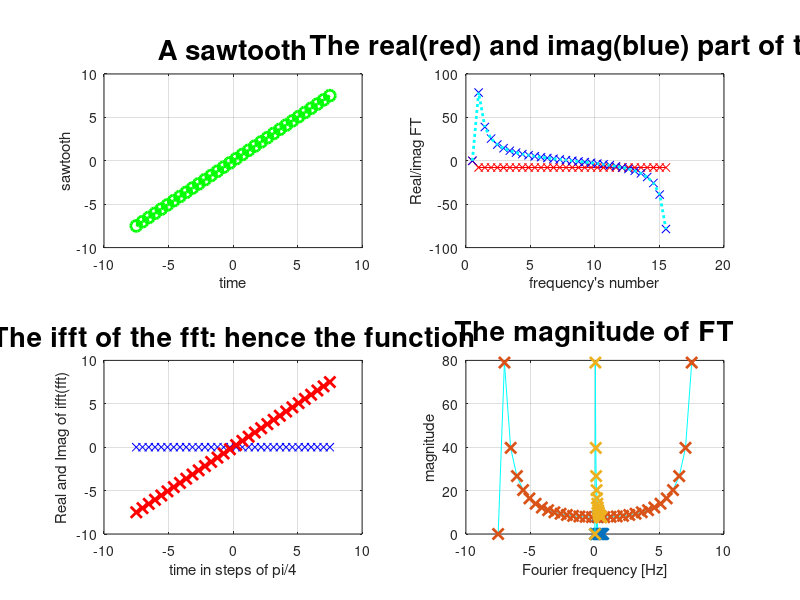

Write the MATLAB code that produced this figure.
%% Fourier basics: sine
% Fourier analysis of a sine and a sawtooth
% Version 1.0 - Erik Bodegom

close all;clear;
x=linspace(0,15,16);
y=sin(x*pi/4);
z=fft(y)
hold on
scrsz = get(0,'ScreenSize');    %determines size of monitor=left,bottom,width,height
set(gcf,'OuterPosition',[1 1 scrsz(3)-60 scrsz(4)-20]);
subplot(2,2,1);
plot(x,y,'gx-','LineWidth',2,'MarkerSize',8)
title('A sine wave: note how many points!','Fontsize',20)
grid on;
xlabel('time in steps of pi/4');ylabel('sine');

z=fft(y);
subplot(2,2,2);
plot(x,real(z),'rx-',x,imag(z),'bx',x,imag(z),'c:','LineWidth',2,'MarkerSize',8)
title('The real(red) and imag(blue) part of the FT','Fontsize',20)
grid on;
xlabel('time in steps of pi/4');ylabel('Real/imag FT');

subplot(2,2,3);
yi=ifft(z);
plot(x,imag(yi),'bx',x,real(yi),'rx:','LineWidth',2,'MarkerSize',8)
title('The ifft of the fft: hence the function','Fontsize',20)
grid on;
xlabel('time in steps of pi/4');ylabel('Real and Imag of ifft(fft)');

subplot(2,2,4);
plot(x,abs(z),'c',x,abs(z),'x','LineWidth',2,'MarkerSize',8)
title('The magnitude of FT','Fontsize',20)
grid on;
xlabel('Fourier frequency [what units?] It does not make sense');ylabel('magnitude');

%% Now correct frequencies!  Nyquist=f_c=1/(2*time step)
% Here time step is pi/4, hence f_c=1/(2*pi/4)=2/pi
n=length(x)/2+1;
x=x(1:n)*2/pi/8;   % Note this divided by 8 because 8 is the largest x....
z=abs(z);
z=z(1:n);
subplot(2,2,4);

plot(x,abs(z),'c',x,abs(z),'x','LineWidth',2,'MarkerSize',8)
title('The magnitude of FT','Fontsize',20)
grid on;
xlabel('Fourier frequency [Hz]');ylabel('magnitude');

%% Fourier basics: SAWTOOTH
% Fourier analysis of a sawtooth
% 
close all;clear;
x=linspace(-7.5,7.5,32);
y=x;
z=fft(y);
hold on
scrsz = get(0,'ScreenSize');    %determines size of monitor=left,bottom,width,height
set(gcf,'OuterPosition',[1 1 scrsz(3)-60 scrsz(4)-20]);
subplot(2,2,1);
plot(x,y,'go-','LineWidth',2,'MarkerSize',8)
title('A sawtooth','Fontsize',20)
grid on;
xlabel('time');ylabel('sawtooth');
tic
z=fft(y);
toc
subplot(2,2,2);
plot(x+8,real(z),'rx-',x+8,imag(z),'bx',x+8,imag(z),'c:','LineWidth',2,'MarkerSize',8)
title('The real(red) and imag(blue) part of the FT','Fontsize',20)
grid on;
xlabel('frequency''s number');ylabel('Real/imag FT');

subplot(2,2,3);
yi=ifft(z);
plot(x,imag(yi),'bx',x,real(yi),'rx:','LineWidth',2,'MarkerSize',8)
title('The ifft of the fft: hence the function','Fontsize',20)
grid on;
xlabel('time in steps of pi/4');ylabel('Real and Imag of ifft(fft)');

subplot(2,2,4);
plot(x,abs(z),'c',x,abs(z),'x','LineWidth',2,'MarkerSize',8)
title('The magnitude of FT','Fontsize',20)
grid on;
xlabel('Fourier frequency [what units?]');ylabel('magnitude');

%% Now correct frequencies!  Nyquist frequency=f_c=1/(2*time step)
% Here time step is 1, hence f_c=0.5

n=length(x)/2+1;
x=linspace(0,0.5,n);
z=abs(z);
z=z(1:n);
subplot(2,2,4);

plot(x,abs(z),'c',x,abs(z),'x','LineWidth',2,'MarkerSize',8)
title('The magnitude of FT','Fontsize',20)
grid on;
xlabel('Fourier frequency [Hz]');ylabel('magnitude');